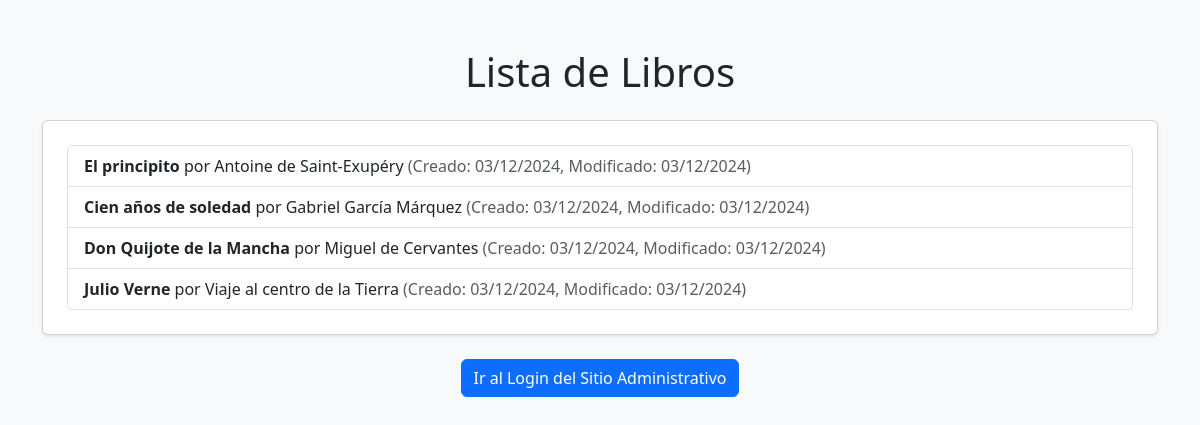
The app's page /boards/ with its own data.
### book/models.py (models this page shows, shortened)
class Book(models.Model):
    title = models.CharField(max_length=200)
    author = models.CharField(max_length=100)
    fecha_creacion = models.DateTimeField(auto_now_add=True)
    fecha_modificacion = models.DateTimeField(auto_now=True)
    class Meta:
        verbose_name = "Libro"
        verbose_name_plural = "Libros"

### book/views.py (the view)
# urls.py: path('', views.boards_home, name='boards_home'),
def boards_home(request):
    books = Book.objects.all()
    return render(request, 'boards_home.html', {'books': books})

### book/templates/boards_home.html (shortened to what this page needs)
<!DOCTYPE html>
<html lang="es">
<head>
    <link href="https://cdn.jsdelivr.net/npm/bootstrap@5.3.0/dist/css/bootstrap.min.css" rel="stylesheet">
</head>
<body class="bg-light">
    <div class="container py-5">
        <h1 class="text-center mb-4">Lista de Libros</h1>
        <div class="card shadow-sm p-4">
            <ul class="list-group">
                {% for book in books %}
                    <li class="list-group-item">
                        <strong>{{ book.title }}</strong> por {{ book.author }}
                        <span class="text-muted">(Creado: {{ book.fecha_creacion|date:"d/m/Y" }}, Modificado: {{ book.fecha_modificacion|date:"d/m/Y" }})</span>
                    </li>
                {% empty %}
                    <li class="list-group-item text-muted">No hay libros disponibles.</li>
                {% endfor %}
            </ul>
        </div>
        <div class="text-center mt-4">
            <a href="/admin/login/" class="btn btn-primary">Ir al Login del Sitio Administrativo</a>
        </div>
    </div>
</body>
</html>

### records on screen
Book: title "El principito", author "Antoine de Saint-Exupéry", fecha_creacion "03/12/2024", fecha_modificacion "03/12/2024"
Book: title "Cien años de soledad", author "Gabriel García Márquez", fecha_creacion "03/12/2024", fecha_modificacion "03/12/2024"
Book: title "Don Quijote de la Mancha", author "Miguel de Cervantes", fecha_creacion "03/12/2024", fecha_modificacion "03/12/2024"
Book: title "Julio Verne", author "Viaje al centro de la Tierra", fecha_creacion "03/12/2024", fecha_modificacion "03/12/2024"
